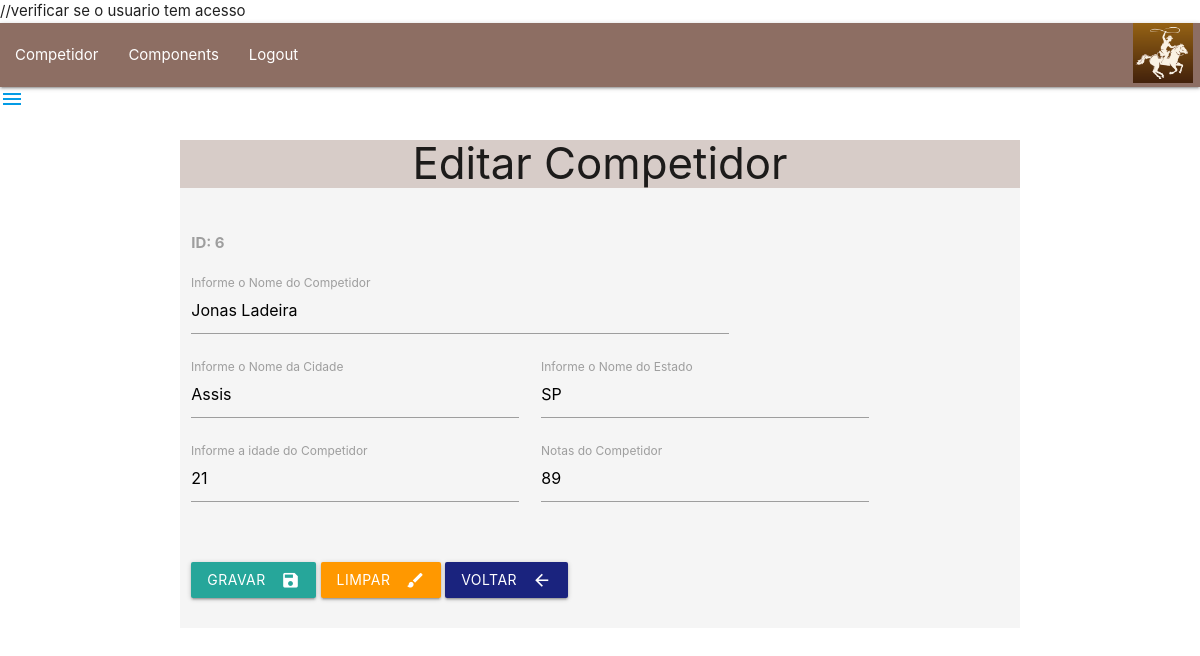
The page /frmEdtCompetidor.php?id=6 (signed in) on the database its author committed.
### tables this page shows
CREATE TABLE `competidor` (
  `id` int(11) NOT NULL,
  `nome` varchar(35) NOT NULL,
  `cidade` varchar(25) NOT NULL,
  `estado` varchar(2) NOT NULL,
  `idade` int(11) NOT NULL,
  `somanota` float NOT NULL
);

### frmEdtCompetidor.php (the view, shortened to what this page needs)
<?php
    include 'menu.php';
    $id = $_GET['id'];
    $pdo = Conexao::conectar();
    $pdo->setAttribute(PDO::ATTR_ERRMODE, PDO::ERRMODE_EXCEPTION);
    $sql = "SELECT * FROM competidor WHERE id=?;";
    $query = $pdo->prepare($sql);
    $query->execute(array($id));
    $competidor = $query->fetch(PDO::FETCH_ASSOC);
?>
<!DOCTYPE html>
<html lang="pt-br">
<head>
    <link rel="stylesheet" href="https://cdnjs.cloudflare.com/ajax/libs/materialize/1.0.0/css/materialize.min.css">
</head>
<body>
    <div class="container grey lighten-4 col s12">
        <div class="brown lighten-4 col s12">
            <h3 class="align center">Editar Competidor</h3>
        </div>
        <div class="row">
            <form action="edtCompetidor.php" method="POST" id="frmEdtCompetidor" class="col s12">
                <div class="input-field col s8">
                    <label for="lblID"><B>ID: <?php echo $id?></b></label>
                </div>
                <br/> <br/> <br/>
                <div class="input-field col s8">
                    <label for="lblNome">Informe o Nome do Competidor</label>
                    <input type="text" class="form-control" id="txtNome" name="txtNome"
                       value="<?php echo $competidor['nome'];?>">
                </div>
                <div class="input-field col s5">
                    <label for="lblCidade">Informe o Nome da Cidade</label>
                    <input type="text" class="form-control" id="txtCidade" name="txtCidade"
                       value="<?php echo $competidor['cidade'];?>">
                </div>
                <div class="input-field col s5">
                    <label for="lblEstado">Informe o Nome do Estado</label>
                    <input type="text" class="form-control" id="txtEstado" name="txtEstado"
                    value="<?php echo $competidor['estado'];?>">
                </div>
                <div class="input-field col s5">
                    <label for="lblIdade">Informe a idade do Competidor</label>
                    <input type="number" class="form-control" id="txtIdade" name="txtIdade"
                      value="<?php echo $competidor['idade'];?>">
                </div>
                <div class="input-field col s5">
                    <label for="lblSomaNota">Notas do Competidor</label>
                    <input type="number" class="form-control" id="txtNota" name="txtNota"
                    value="<?php echo $competidor['somanota'];?>">
                </div>
                <div class="input-field col s8">
                    <br>
                    <button class="btn waves-effect waves-light" type="submit" name="btnGravar">Gravar
                       <i class="material-icons right">save</i>
                    </button>
                    <button class="btn waves-effect waves-light orange" type="reset" name="btnReset">Limpar
                       <i class="material-icons right">brush</i>
                    </button>
                    <button class="btn waves-effect waves-light indigo darken-4" type="button" name="btnVoltar"
                     onclick="JavaScript:location.href='listarCompetidores.php'" >Voltar
                       <i class="material-icons right">arrow_back</i>
                    </button>
                </div>
            </form>
        </div>
    </div>
</body>
</html>

### rows shown on the page
competidor: txtNome "Jonas Ladeira", txtCidade "Assis", txtEstado "SP", txtIdade "21", txtNota "89"

### other values the page prints
$id "6"
